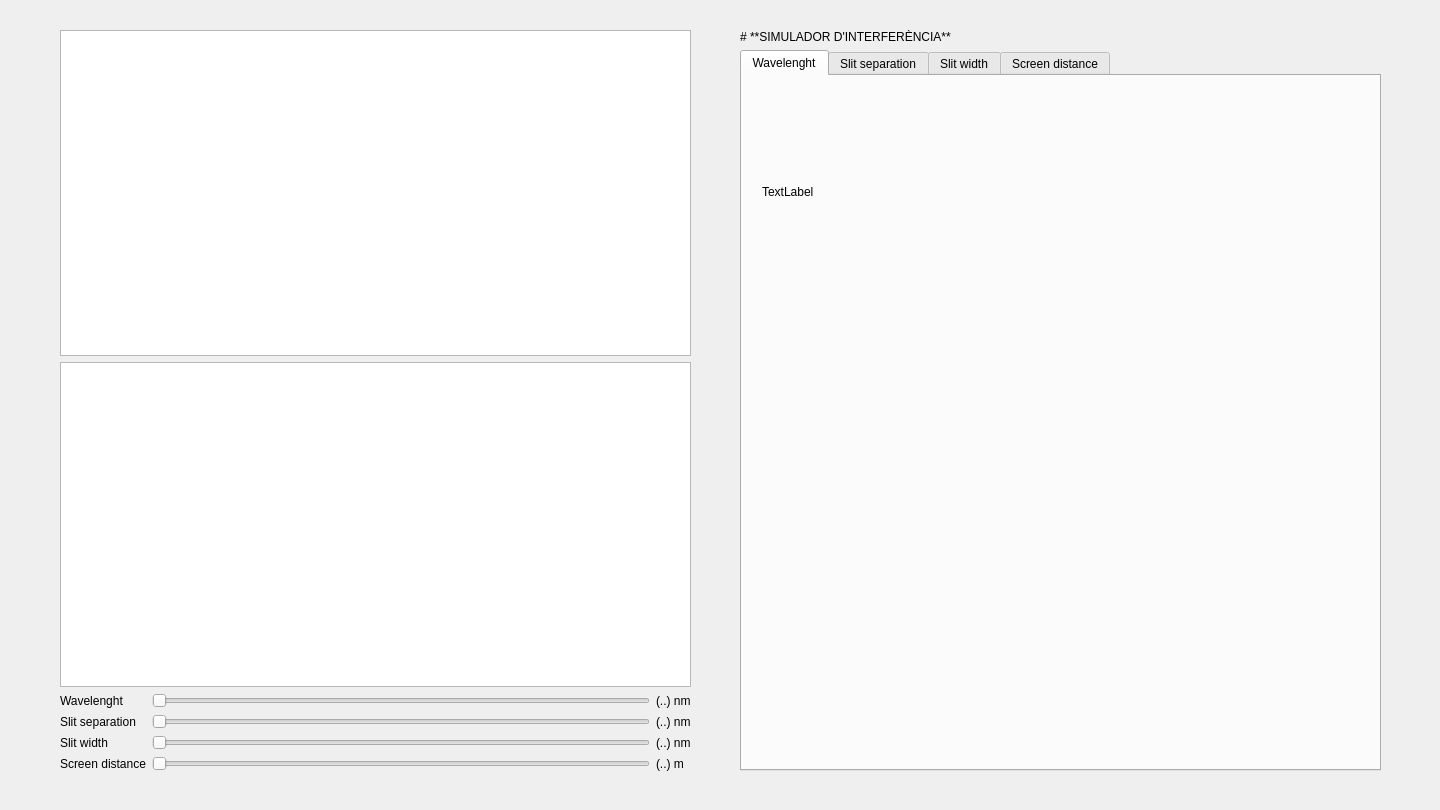
<?xml version="1.0" encoding="UTF-8"?>
<ui version="4.0">
 <class>MainWindow</class>
 <widget class="QMainWindow" name="MainWindow">
  <property name="geometry">
   <rect>
    <x>0</x>
    <y>0</y>
    <width>1440</width>
    <height>810</height>
   </rect>
  </property>
  <property name="windowTitle">
   <string>MainWindow</string>
  </property>
  <widget class="QWidget" name="centralwidget">
   <widget class="QWidget" name="verticalLayoutWidget_3">
    <property name="geometry">
     <rect>
      <x>60</x>
      <y>30</y>
      <width>631</width>
      <height>741</height>
     </rect>
    </property>
    <layout class="QVBoxLayout" name="verticalLayout_1">
     <item>
      <widget class="QGraphicsView" name="graphicsView"/>
     </item>
     <item>
      <widget class="QGraphicsView" name="graphicsView_2"/>
     </item>
     <item>
      <layout class="QGridLayout" name="gridLayout_1">
       <item row="4" column="1">
        <widget class="QSlider" name="Slider_4">
         <property name="orientation">
          <enum>Qt::Horizontal</enum>
         </property>
        </widget>
       </item>
       <item row="2" column="0">
        <widget class="QLabel" name="slider_label_2">
         <property name="text">
          <string>Slit separation</string>
         </property>
        </widget>
       </item>
       <item row="0" column="1">
        <widget class="QSlider" name="Slider_1">
         <property name="orientation">
          <enum>Qt::Horizontal</enum>
         </property>
        </widget>
       </item>
       <item row="3" column="0">
        <widget class="QLabel" name="slider_label_3">
         <property name="text">
          <string>Slit width</string>
         </property>
        </widget>
       </item>
       <item row="4" column="0">
        <widget class="QLabel" name="slider_label_4">
         <property name="text">
          <string>Screen distance</string>
         </property>
        </widget>
       </item>
       <item row="2" column="1">
        <widget class="QSlider" name="Slider_2">
         <property name="orientation">
          <enum>Qt::Horizontal</enum>
         </property>
        </widget>
       </item>
       <item row="0" column="0">
        <widget class="QLabel" name="slider_label_1">
         <property name="text">
          <string>Wavelenght</string>
         </property>
        </widget>
       </item>
       <item row="3" column="1">
        <widget class="QSlider" name="Slider_3">
         <property name="orientation">
          <enum>Qt::Horizontal</enum>
         </property>
        </widget>
       </item>
       <item row="0" column="2">
        <widget class="QLabel" name="slider_value_1">
         <property name="text">
          <string>(..) nm</string>
         </property>
        </widget>
       </item>
       <item row="2" column="2">
        <widget class="QLabel" name="slider_value_2">
         <property name="text">
          <string>(..) nm</string>
         </property>
        </widget>
       </item>
       <item row="3" column="2">
        <widget class="QLabel" name="slider_value_3">
         <property name="text">
          <string>(..) nm</string>
         </property>
        </widget>
       </item>
       <item row="4" column="2">
        <widget class="QLabel" name="slider_value_4">
         <property name="text">
          <string>(..) m</string>
         </property>
        </widget>
       </item>
      </layout>
     </item>
    </layout>
   </widget>
   <widget class="QWidget" name="verticalLayoutWidget_4">
    <property name="geometry">
     <rect>
      <x>740</x>
      <y>30</y>
      <width>641</width>
      <height>741</height>
     </rect>
    </property>
    <layout class="QVBoxLayout" name="verticalLayout_2">
     <item>
      <widget class="QLabel" name="title">
       <property name="text">
        <string># **SIMULADOR D'INTERFERÈNCIA**</string>
       </property>
       <property name="textFormat">
        <enum>Qt::MarkdownText</enum>
       </property>
       <property name="scaledContents">
        <bool>false</bool>
       </property>
       <property name="margin">
        <number>0</number>
       </property>
       <property name="indent">
        <number>-1</number>
       </property>
      </widget>
     </item>
     <item>
      <widget class="QTabWidget" name="tabWidget">
       <property name="tabPosition">
        <enum>QTabWidget::North</enum>
       </property>
       <property name="tabShape">
        <enum>QTabWidget::Rounded</enum>
       </property>
       <property name="currentIndex">
        <number>0</number>
       </property>
       <widget class="QWidget" name="tab1">
        <attribute name="title">
         <string>Wavelenght</string>
        </attribute>
        <widget class="QLabel" name="label_1">
         <property name="geometry">
          <rect>
           <x>20</x>
           <y>20</y>
           <width>611</width>
           <height>191</height>
          </rect>
         </property>
         <property name="text">
          <string>TextLabel</string>
         </property>
        </widget>
        <widget class="QLabel" name="image_1">
         <property name="geometry">
          <rect>
           <x>20</x>
           <y>230</y>
           <width>611</width>
           <height>431</height>
          </rect>
         </property>
         <property name="text">
          <string/>
         </property>
         <property name="pixmap">
          <pixmap>Patro_de_difraccio.png</pixmap>
         </property>
         <property name="scaledContents">
          <bool>true</bool>
         </property>
        </widget>
       </widget>
       <widget class="QWidget" name="tab2">
        <attribute name="title">
         <string>Slit separation</string>
        </attribute>
        <widget class="QLabel" name="label_2">
         <property name="geometry">
          <rect>
           <x>20</x>
           <y>20</y>
           <width>621</width>
           <height>191</height>
          </rect>
         </property>
         <property name="text">
          <string>TextLabel</string>
         </property>
        </widget>
        <widget class="QLabel" name="image_2">
         <property name="geometry">
          <rect>
           <x>20</x>
           <y>230</y>
           <width>611</width>
           <height>431</height>
          </rect>
         </property>
         <property name="text">
          <string/>
         </property>
         <property name="pixmap">
          <pixmap>Patro_de_difraccio.png</pixmap>
         </property>
         <property name="scaledContents">
          <bool>true</bool>
         </property>
        </widget>
       </widget>
       <widget class="QWidget" name="tab">
        <attribute name="title">
         <string>Slit width</string>
        </attribute>
        <widget class="QLabel" name="label_3">
         <property name="geometry">
          <rect>
           <x>20</x>
           <y>20</y>
           <width>621</width>
           <height>191</height>
          </rect>
         </property>
         <property name="text">
          <string>TextLabel</string>
         </property>
        </widget>
        <widget class="QLabel" name="image_3">
         <property name="geometry">
          <rect>
           <x>20</x>
           <y>230</y>
           <width>611</width>
           <height>431</height>
          </rect>
         </property>
         <property name="text">
          <string/>
         </property>
         <property name="pixmap">
          <pixmap>Patro_de_difraccio.png</pixmap>
         </property>
         <property name="scaledContents">
          <bool>true</bool>
         </property>
        </widget>
       </widget>
       <widget class="QWidget" name="tab_2">
        <attribute name="title">
         <string>Screen distance</string>
        </attribute>
        <widget class="QLabel" name="label_4">
         <property name="geometry">
          <rect>
           <x>20</x>
           <y>20</y>
           <width>621</width>
           <height>191</height>
          </rect>
         </property>
         <property name="text">
          <string>TextLabel</string>
         </property>
        </widget>
        <widget class="QLabel" name="image_4">
         <property name="geometry">
          <rect>
           <x>20</x>
           <y>230</y>
           <width>611</width>
           <height>431</height>
          </rect>
         </property>
         <property name="text">
          <string/>
         </property>
         <property name="pixmap">
          <pixmap>Patro_de_difraccio.png</pixmap>
         </property>
         <property name="scaledContents">
          <bool>true</bool>
         </property>
        </widget>
       </widget>
      </widget>
     </item>
    </layout>
   </widget>
  </widget>
 </widget>
 <resources/>
 <connections/>
</ui>
